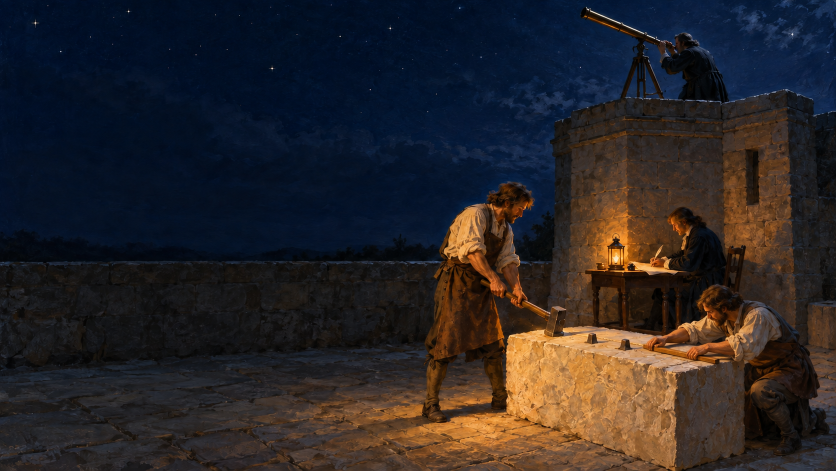
#> input picture assets/intro-scen/matare-flyttar.png, 1672 x 941 px, given in place of intro-grund-a.png, which was not available (shown at 1/2 size)
$ python hitta-scen.py ../assets/intro-scen/matare-flyttar.png
#> lines starting #> are read from the running program, lines starting #| are printed output that depends on the picture; after the words box and inside, x2 and y2 are one past the last pixel; in counts of white or black regions, pixels touching at a corner belong together; pictures that were not available may be replaced by others from this repository, and a replacement may not be noted
"""
Klipper ut startsidans levande scen ur bilderna i assets/intro-scen/ och skriver det som
startsidans shader laser (levandeScen i public/index.html):

    python verktyg/hitta-scen.py [--kontroll mapp]

Bilderna ar malade i ChatGPT-projektet (prompter och chattar i assets/intro-scen/prompter.md):
grundmalningen och andringar av den, var och en pixelexakt pa den bild den gjordes fran. Ur en
andring tas bara det som skiljer sig tydligt fran den bilden (som med Newton, verktyg/newton-arm.mjs).
Rorelsen mellan lagena raknas sedan fram i shadern, i varje bildruta.

Tva grundbilder:
  A = intro-grund-a.png: forsta malningen (matematikern vid bordet). Stenhuggaren, astronomen
      och matstickans man ar malade som andringar av den.
  B = grund2-b.png: samma malning, men matematikern star vid en tavla pa tornets vagg (Rickard
      2026-09-26: "jag vill helst att man ser att nagot skrivs"). Den visas; matematikerns lagen
      ar andringar av den. A och B ar lika utom kring tavlan (och nagra fa smafläckar).

Utdata i public/omslag/:
  intro.jpg          grundbilden B (1672x941). Syns ocksa utan WebGL.
  intro-lager.webp   lagena, packade i en karta.
  intro-lager.png    samma karta, masker: R = det som tonas (figuren), G = det som vrids eller
                     flyttas (slaggan, huvudet, handen med kritan, matstickans man), B = var figuren
                     tacker tavlan (kritan ritas inte dar).
  intro-glimt.png    stjarnorna (R = stjarna, G = fas).
  intro-scen.json    rutorna i kartan och de uppmatta punkterna.

Metoder:
- Stenhuggarens lagen jamfors med bilden utan honom: skillnad (summa |RGB|, utjamnad 5x5) over 45
  inom hans ruta, hal fyllda, sma flackar bort. Slaggan = figuren nara skaftets linje (bakre handen
  -> huvudets mitt, uppmatt per lage) eller slagghuvudet. Bakom honom: bilden utan honom dar han
  star i vilolaget, annars B.
- De andra lagena jamfors med sin grundbild: skillnad over 30, vuxen 6 px och mjuk kant.
- Matematikerns skrivlagen: R = unionen av skillnaderna mot B (samma for alla fyra), G = handen
  och underarmen (nara kritans spets, avtagande mot armbagen), B = var figuren tacker tavlan
  (skillnad mot medianen av de andra lagena).
- Stjarnor: en liten punkt klart ljusare an medianen i 15x15 runt den, bara i himlen.
"""
import json
import sys
from pathlib import Path

import numpy as np
from PIL import Image
from scipy import ndimage

HÄR = Path(__file__).resolve().parent.parent
KÄLLA = HÄR / "assets" / "intro-scen"
UT = HÄR / "public" / "omslag"
A_NAMN, B_NAMN, UTAN = "intro-grund-a", "grund2-b", "utan-slaggare"
FORSKJUTNING = {"m-tanker-2": (-1, -1)}   # rad, kolumn: m-tanker-2 kom 1 px forskjuten

# ── Stenhuggaren ──
# Lagena i svingens ordning, och vilan (torkar svetten) och stjarnfallet (tittar upp).
# Skaftet i varje lage (bakre handen -> slagghuvudets mitt), uppmatt i rutnat.
SLAGGARE = [("vila", "intro-grund-a"), ("lyft1", "lyft-1"), ("mitt", "slagga-mitt"), ("uppe", "slagga-uppe"),
            ("slag1", "slag-1"), ("slag2", "slag-2"), ("torkar", "torkar"), ("upp", "upp-slaggare")]
HANDTAG = {"vila": [(990, 565), (1115, 640)], "lyft1": [(950, 590), (1130, 585)],
           "mitt": [(975, 470), (890, 375)], "uppe": [(970, 320), (835, 225)], "slag1": [(1050, 485), (1193, 445)],
           "slag2": [(1025, 575), (1130, 620)], "torkar": [(918, 560), (945, 820)], "upp": [(990, 565), (1115, 640)]}
SLAGGARE_RUTA = (805, 190, 1225, 905)

# ── Figurer som gar fran vila till ett lage och tillbaka ──
# namn: (bild, grundbild, ruta, vridpunkt, grader, flytt). Vridningen och flytten galler G-masken.
LAGEN = {
    "astronom": ("astronom-upp", "A", (1250, 0, 1500, 215), (1420, 165), 27, (0, -23)),
    "matare-titta": ("matare-tittar", "A", (1430, 540, 1600, 690), (1515, 625), 15, (0, 0)),
    "matare-upp": ("upp-matare", "A", (1430, 530, 1600, 690), (1510, 640), 22, (0, 0)),
    "matare-krita": ("kritar", "A", (1360, 560, 1600, 760), (0, 0), 0, (0, 0)),
    "matare-flytta": ("matare-flyttar-b", "B", (1290, 520, 1650, 775), (0, 0), 0, (0, 0)),
    "matem-tanker": ("m-tanker-2", "B", (1250, 330, 1530, 690), (0, 0), 0, (0, 0)),
    "matem-upp": ("upp-matematiker", "B", (1250, 330, 1530, 690), (0, 0), 0, (0, 0)),
}
# Var en figur far finnas. Matematikerns lagesbilder skiljer sig lite overallt (lyktan, blocket):
# bara kring honom, inte vid lyktan och inte pa matstickans man.
OMRADE = {"matem": lambda x, y: (x >= 1272) & (y < 640) & ~((x > 1438) & (y > 546)),
          "matare": lambda x, y: (x >= 1360) & (y >= 540) & ~((x < 1440) & (y < 690)),
          # Nar han lutar sig fram hamnar huvudet framfor matematikerns rock; lagesbilden ar malad fran B,
          # sa rocken bakom honom ar densamma.
          "matare-flytta": lambda x, y: (x >= 1300) & (y >= 530)}
# matare-flyttar.png (fran A) anvands inte: hela overkroppen flyttade sig ~65 px, dit dar A har den gamla
# matematikerns stol och B tavlans vagg, och med huvudet utanfor masken forsvann ansiktet (Rickard 2026-09-26).
# Lagen gjordes om fran B 2026-09-27 (matare-flyttar-b.png).
# Astronomen: teleskopet och stativet star still; hander och okular tonas bara.
STILLA = {"astronom": lambda x, y: (x < 1305) | ((x < 1316) & (y > 104))}
BARA_TONA = {"astronom": lambda x, y: np.maximum(np.clip((1372 - x) / 36, 0, 1), np.clip((y - 150) / 30, 0, 1))}

# ── Matematikern vid tavlan ──
TAVLA = (1186, 349, 1444, 508)                 # den morka ytan, x0 y0 x1 y1
SKRIV_RUTA = (1250, 330, 1530, 690)
SKRIV = {"bas": ("grund2-b", (1361, 415)), "mitt": ("m-mitt", (1297, 411)),
         "nere": ("m-nere", (1352, 483)), "nm": ("m-nere-mitt", (1310, 490))}
LYKTA = (1230, 521)

PAD = 6
UTV = 600


def las_bred():
    return np.asarray(Image.open(KÄLLA / "grund2-bred.png").convert("RGB")).astype(np.float32)


def las(namn):
    b = np.asarray(Image.open(KÄLLA / f"{namn}.png").convert("RGB")).astype(np.float32)
    if b.shape[1] < 1672:
        b = np.pad(b, ((0, 0), (0, 1672 - b.shape[1]), (0, 0)), mode="edge")
    if namn in FORSKJUTNING:
        dy, dx = FORSKJUTNING[namn]
        b = np.roll(np.roll(b, dy, 0), dx, 1)
    return b


def rensa(mask, min_yta):
    mask = ndimage.binary_closing(mask, iterations=3)
    mask = ndimage.binary_fill_holes(mask)
    et, n = ndimage.label(mask)
    if n:
        ytor = ndimage.sum(mask, et, range(1, n + 1))
        mask = np.isin(et, 1 + np.flatnonzero(ytor >= min_yta))
    return mask


def mjuk(mask, vaxt=0, sudd=1.2):
    if vaxt:
        mask = ndimage.binary_dilation(mask, iterations=vaxt)
    return np.clip(ndimage.gaussian_filter(mask.astype(np.float32), sudd) * 1.15, 0, 1)


def flyttning(fore, efter, ruta, sok=100):
    """Hur langt innehallet i rutan (x0, y0, x1, y1) i fore har flyttat sig i efter, i px (dx, dy)."""
    x0, y0, x1, y1 = ruta
    a = fore[y0:y1, x0:x1].mean(-1)
    basta = None
    for dy in range(-16, 17):
        for dx in range(-sok, 13):
            f = np.abs(a - efter[y0 + dy:y1 + dy, x0 + dx:x1 + dx].mean(-1)).mean()
            if basta is None or f < basta[0]:
                basta = (f, dx, dy)
    return (basta[1], basta[2])


def kantton(h, w, bredd=8):
    k = np.minimum.outer(np.minimum(np.arange(h), np.arange(h)[::-1]), np.minimum(np.arange(w), np.arange(w)[::-1]))
    return np.clip(k / bredd, 0, 1)


def main():
    A, B, utan = las(A_NAMN), las(B_NAMN), las(UTAN)
#> call 2 of las, with namn = 'grund2-b'
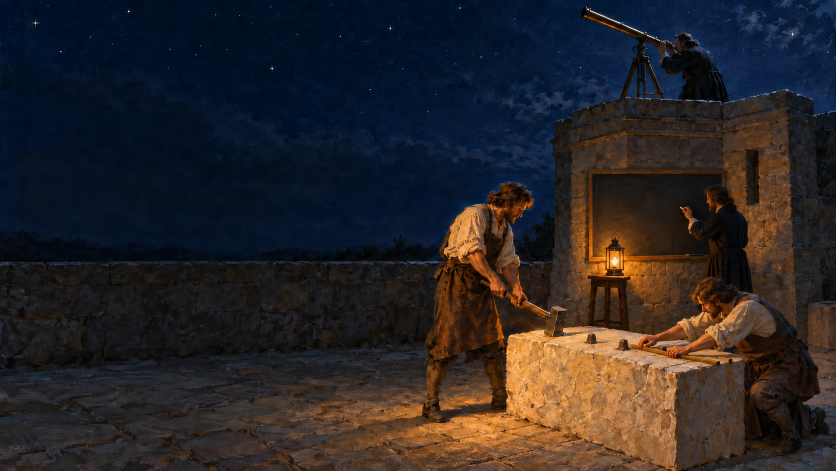
#> input picture assets/intro-scen/matare-flyttar-b.png, 1672 x 941 px, given in place of grund2-b.png, which was not available (shown at 1/2 size)
    H, W, _ = B.shape
#> H = 941; W = 1672
    # Det som visas ar B utvidgad 600 px at vanster (verktyg/utvidga.py, Rickard 2026-09-27: inga suddiga eller
    # tomma partier pa sidorna). Allt annat har ar i B:s koordinater; shadern flyttar dem UTV px (uE).
    bred = las_bred()
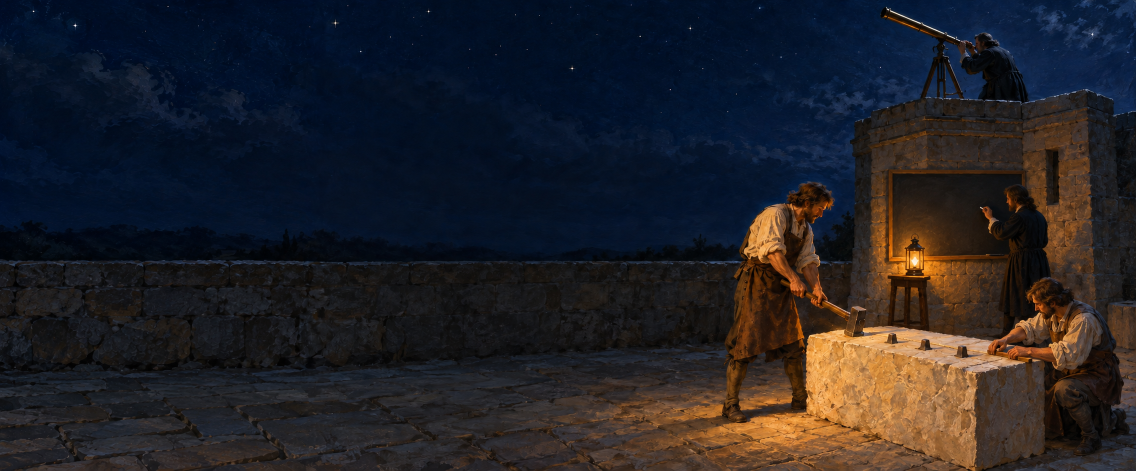
#> input picture assets/intro-scen/grund2-bred.png, 2272 x 941 px (shown at 1/2 size)
    Image.fromarray(bred.astype(np.uint8)).save(UT / "intro.jpg", quality=90, optimize=True, progressive=True)
    bitar = []          # (namn, farg, R, G, B)

    # Stenhuggaren.
    x0, y0, x1, y1 = SLAGGARE_RUTA
    yy, xx = np.mgrid[y0:y1, x0:x1]
    px, py = xx.astype(np.float32), yy.astype(np.float32)
    bak_utan = utan[y0:y1, x0:x1]
    # Blockets framsida, lyktan och teleskopets spets far aldrig raknas som figur; forsta kilen
    # bara i vilolaget (dar ligger slaggan).
    utanfor = (((xx >= 1012) & (yy >= 650) & ~((xx >= 1080) & (xx <= 1140) & (yy <= 675)))
               | ((xx >= 1150) & (yy < 130)) | ((xx >= 1195) & (yy >= 440) & (yy < 560)))
    kil = (xx >= 1080) & (xx <= 1140) & (yy >= 650)
    figurer = {}
    for namn, bild in SLAGGARE:
        b = las(bild)[y0:y1, x0:x1]
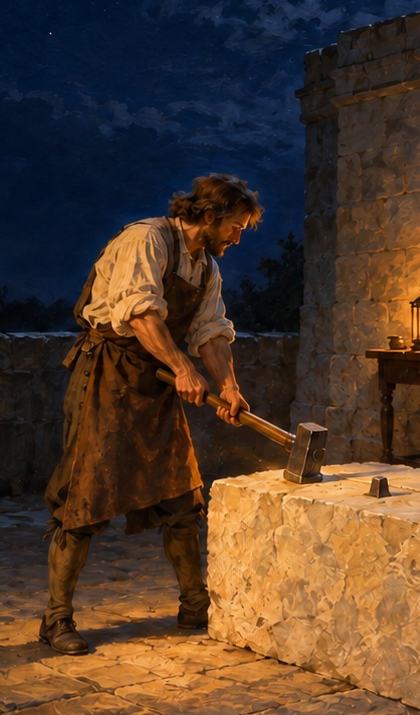
#> b: shape (715, 420, 3) float32; mean of channels 0, 1, 2 81, 59.1, 42.5; drawn as R, G, B
        d = ndimage.uniform_filter(np.abs(b - bak_utan).sum(-1), 5)
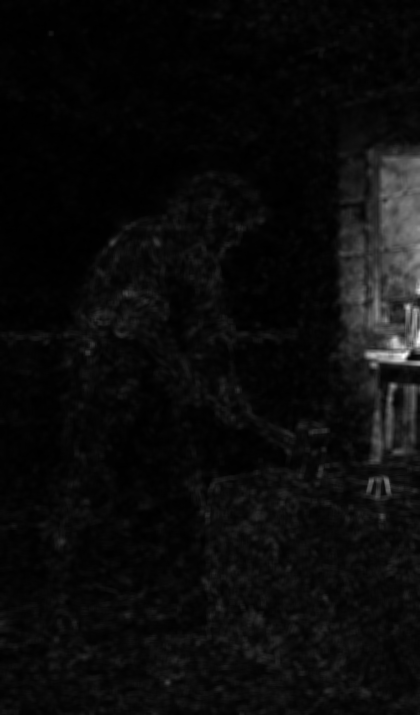
#> d: shape (715, 420) float32; min 0.72, max 338.7, mean 16.5; drawn with min black and max white
        pa_kil = kil & (namn not in ("vila", "upp"))
        figurer[namn] = (rensa((d > 45) & ~utanfor & ~pa_kil, 400), b)
#> in rensa, `mask = ndimage.binary_closing(mask, iterations=3)`:
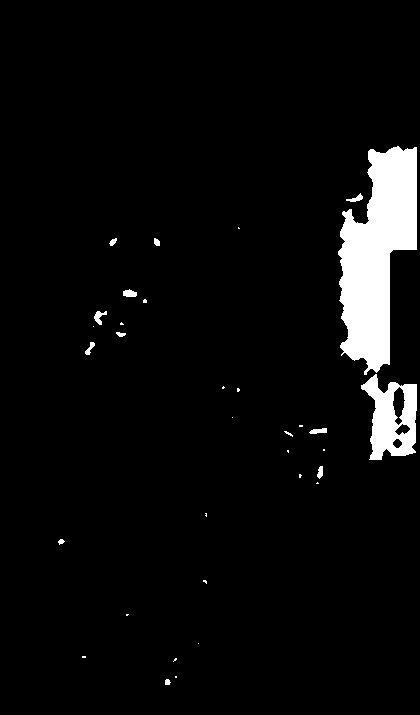
#> mask: shape (715, 420) bool; 4.9% white; 33 white regions (19 under 20 px), largest, box (x1, y1, x2, y2) and area: (338, 146, 417, 375) 11043, (361, 374, 417, 460) 2802, (94, 311, 107, 325) 90
#> in rensa, `mask = ndimage.binary_fill_holes(mask)`: mask: shape (715, 420) bool; 5% white; 33 white regions (19 under 20 px), largest, box (x1, y1, x2, y2) and area: (338, 146, 417, 375) 11043, (361, 374, 417, 460) 3234, (94, 311, 107, 325) 90
#> in rensa, `et, n = ndimage.label(mask)`:
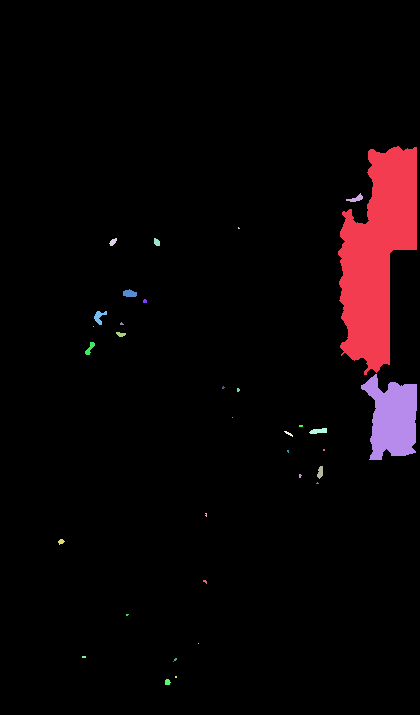
#> et: shape (715, 420) int32; 35 distinct labels, from 0 to 34; one colour per label, 0 black
#> in rensa, `et, n = ndimage.label(mask)`: n = 34
#> in rensa, `ytor = ndimage.sum(mask, et, range(1, n + 1))`: ytor = 34 values, max 11043 at index 0, min 1 at index 9, mean 441.5
#> in rensa, `mask = np.isin(et, 1 + np.flatnonzero(ytor >= min_yta))`:
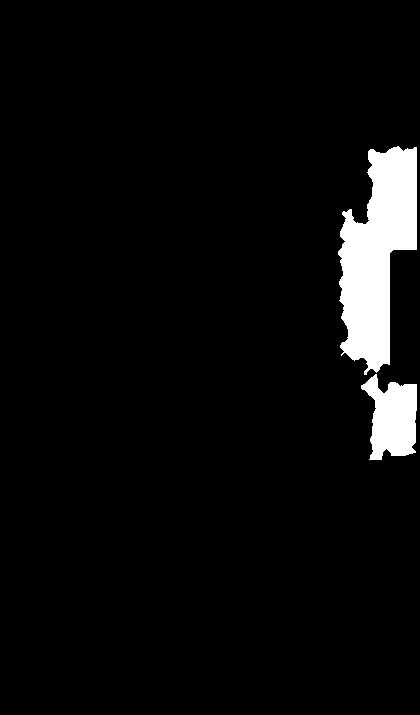
#> mask: shape (715, 420) bool; 4.8% white; 2 white regions, box (x1, y1, x2, y2) and area: (338, 146, 417, 375) 11043, (361, 374, 417, 460) 3234
    vila = mjuk(figurer["vila"][0], 8, 3.0)[..., None]
    bakom = B[y0:y1, x0:x1] * (1 - vila) + bak_utan * vila
    bitar.append(("s-bakom", bakom, None, None, None))
    for namn, (fig, farg) in figurer.items():
        (gx, gy), (hx, hy) = HANDTAG[namn]
        vx, vy = hx - gx, hy - gy
        t = np.clip(((px - gx) * vx + (py - gy) * vy) / (vx * vx + vy * vy), -0.08, 1)
        linje = np.hypot(px - (gx + t * vx), py - (gy + t * vy)) < 9
        huvud = np.hypot(px - hx, py - hy) < 34
        slagga = fig & (linje | huvud)
        bitar.append(("s-" + namn, farg, mjuk(fig & ~slagga, 1), mjuk(slagga, 1), None))

    # Figurerna med ett lage.
    grund = {"A": A, "B": B}
    lagen = {}
    for namn, (bild, ref, (a0, b0, a1, b1), vp, grader, flytt) in LAGEN.items():
        b = las(bild)[b0:b1, a0:a1]
        d = ndimage.uniform_filter(np.abs(b - grund[ref][b0:b1, a0:a1]).sum(-1), 5)
        yy2, xx2 = np.mgrid[b0:b1, a0:a1]
        omr = OMRADE.get(namn, OMRADE.get(namn.split("-")[0], lambda x, y: True))(xx2, yy2)
        if namn.startswith("matem-"):
            omr &= xx2 >= 1325        # tanker och upp: handen lamnar tavlan, bara kroppen andras
        m = mjuk(rensa((d > 30) & omr, 60), 6, 3.0) * kantton(b1 - b0, a1 - a0)
        figur = namn.split("-")[0]
        if figur in STILLA:
            m *= 1 - mjuk(STILLA[figur](xx2, yy2), 0, 2.0)
        v = m.copy() if (grader or tuple(flytt) != (0, 0)) else np.zeros_like(m)
        if figur in BARA_TONA:
            v *= 1 - BARA_TONA[figur](xx2, yy2)
        if namn == "matare-flytta":
            # Han lutar sig fram: huvudet flyttas langt (uppmatt med korrelation), stickan en handsbredd.
            # G ar hur stor del av huvudets flytt varje punkt far: 1 i huvud och overkropp, stickans andel vid
            # handerna och stickan, 0 vid knana. Da glider huvudet till sin nya plats i stallet for att tonas
            # (tonas 65 px syns inget ansikte alls mitt i rorelsen).
            hvud = flyttning(grund[ref], las(bild), (1455, 555, 1540, 640))
            stick = flyttning(grund[ref], las(bild), (1400, 695, 1465, 722))
            r = float(np.clip(stick[0] / hvud[0], 0, 1)) if abs(hvud[0]) > 2 else 0.
            falt = np.interp(yy2, [0, 632, 690, 722, 768, 10000], [1, 1, r, r, 0, 0])
            v = np.clip(mjuk(rensa((d > 30) & omr, 60), 14, 8.0) * 1.3, 0, 1) * falt * kantton(b1 - b0, a1 - a0, 14)   # mjukt: ett brant falt river
            flytt = hvud
            print(f"  matare-flytta: huvudet {hvud}, stickan {stick}, andel {r:.2f}")
        bitar.append((namn, b, m, v, np.zeros_like(m)))
        lagen[namn] = {"kalla": [a0, b0, a1 - a0, b1 - b0], "vrid": [vp[0], vp[1], grader], "flytt": [float(f) for f in flytt]}

    # Matematikern vid tavlan: skrivlagena.
    a0, b0, a1, b1 = SKRIV_RUTA
    yy2, xx2 = np.mgrid[b0:b1, a0:a1]
    skriv = {k: las(bild)[b0:b1, a0:a1] for k, (bild, _) in SKRIV.items()}
    alla_m = {**skriv, "tanker": las("m-tanker-2")[b0:b1, a0:a1], "upp": las("upp-matematiker")[b0:b1, a0:a1]}
    union = np.zeros(skriv["bas"].shape[:2], bool)
    for k, b in skriv.items():
        if k != "bas":
            union |= rensa((ndimage.uniform_filter(np.abs(b - skriv["bas"]).sum(-1), 5) > 30) & OMRADE["matem"](xx2, yy2), 60)
    U = mjuk(union, 8, 3.0) * kantton(b1 - b0, a1 - a0)
    tavla = (xx2 >= TAVLA[0]) & (xx2 < TAVLA[2]) & (yy2 >= TAVLA[1]) & (yy2 < TAVLA[3])
    stack = np.stack(list(alla_m.values()))
    for i, (k, b) in enumerate(alla_m.items()):
        ovriga = np.median(np.delete(stack, i, axis=0), axis=0)
        fig = rensa((ndimage.uniform_filter(np.abs(b - ovriga).sum(-1), 3) > 28) & OMRADE["matem"](xx2, yy2), 30)
        tacker = mjuk(fig & tavla, 2, 1.0)
        if k in SKRIV:
            sx, sy = SKRIV[k][1]
            nara = np.clip(1 - (np.hypot(xx2 - sx, yy2 - sy) - 22) / 60, 0, 1)
            g = mjuk(fig, 3, 2.0) * nara
            bitar.append(("w-" + k, b, U, g, tacker))
        else:
            namn = "matem-" + k
            j = [x[0] for x in bitar].index(namn)
            n0, f0, m0, v0, _ = bitar[j]
            bitar[j] = (n0, f0, m0, v0, tacker)

    # Packa kartan: hyllor, hogst 2200 bred.
    MAXB = 2200
    placering = {}
    x = y = radh = 0
    for namn, farg, *_ in bitar:
        h, w = farg.shape[:2]
        if x + w > MAXB:
            x, y, radh = 0, y + radh + PAD, 0
        placering[namn] = (x, y, w, h)
        x += w + PAD
        radh = max(radh, h)
    KW = max(p[0] + p[2] for p in placering.values())
    KH = y + radh
    karta = np.zeros((KH, KW, 3), np.float32)
    mask = np.zeros((KH, KW, 3), np.float32)
    for namn, farg, r, g, bb in bitar:
        px0, py0, w, h = placering[namn]
        karta[py0:py0 + h, px0:px0 + w] = farg
        for k, kanal in enumerate((r, g, bb)):
            if kanal is not None:
                mask[py0:py0 + h, px0:px0 + w, k] = kanal
    Image.fromarray(np.round(karta).astype(np.uint8)).save(UT / "intro-lager.webp", quality=88, method=6)
    Image.fromarray(np.round(mask * 255).astype(np.uint8)).save(UT / "intro-lager.png", optimize=True)

    # Stjarnorna i himlen, i den breda bilden (bade A och B har samma himmel; utvidgningen har egna stjarnor).
    B = bred
    H, W, _ = B.shape
    lum = B @ np.array([0.299, 0.587, 0.114], np.float32)
    median = ndimage.median_filter(lum, size=15)
    yy, xx = np.mgrid[0:H, 0:W]
    himmel = (median < 60) & (yy < 440)
    for r in [(1100 + UTV, 170, W, H), (1150 + UTV, 0, 1480 + UTV, 230), (780 + UTV, 30, 1230 + UTV, H), (0, 560, W, H)]:
        himmel &= ~((xx >= r[0]) & (xx < r[2]) & (yy >= r[1]) & (yy < r[3]))
    himmel = ndimage.binary_erosion(himmel, iterations=4)
    kand = (lum - median > 14) & himmel
    et, n = ndimage.label(kand)
    behåll = np.zeros(n + 1, bool)
    for i, sl in enumerate(ndimage.find_objects(et), 1):
        if sl is not None and max(sl[0].stop - sl[0].start, sl[1].stop - sl[1].start) <= 9:
            behåll[i] = True
    stjärna = behåll[et]
    vuxen = ndimage.binary_dilation(stjärna, iterations=3)
    nr, antal = ndimage.label(vuxen)
    _, (iy, ix) = ndimage.distance_transform_edt(nr == 0, return_indices=True)
    nr = nr[iy, ix]
    fas = np.concatenate([[0], np.random.default_rng(1670).random(antal)])
    vikt = np.clip(ndimage.gaussian_filter(vuxen.astype(np.float32), 0.8) * 1.4, 0, 1)
    glimt = np.zeros((H, W, 3), np.uint8)
    glimt[..., 0] = np.round(vikt * 255)
    glimt[..., 1] = np.round(fas[nr] * 255) * (vikt > 0)
    Image.fromarray(glimt, "RGB").save(UT / "intro-glimt.png", optimize=True)

    scen = {
        "bild": [W, H], "karta": [KW, KH],
        "rutor": {k: list(v) for k, v in placering.items()},
        "stenhuggare": {"ruta": list(SLAGGARE_RUTA), "lagen": [n for n, _ in SLAGGARE], "handtag": HANDTAG},
        "lagen": lagen,
        "skriv": {"ruta": [a0, b0, a1 - a0, b1 - b0], "spetsar": {k: v[1] for k, v in SKRIV.items()}, "tavla": list(TAVLA)},
        "lykta": list(LYKTA),
        "utvidgning": UTV,
    }
    (UT / "intro-scen.json").write_text(json.dumps(scen), encoding="utf8")
    print(f"intro-lager: {KW}x{KH}, {len(bitar)} rutor, {antal} stjarnor")

    if "--kontroll" in sys.argv:
        mapp = Path(sys.argv[sys.argv.index("--kontroll") + 1])
        mapp.mkdir(parents=True, exist_ok=True)
        k = karta.copy()
        for c in range(3):
            k[..., c] = np.clip(k[..., c] * 0.45 + mask[..., c] * 210, 0, 255)
        Image.fromarray(k.astype(np.uint8)).save(mapp / "karta-kontroll.png")


if __name__ == "__main__":
#> (the run stopped early here; a loop or call above may not have finished)
